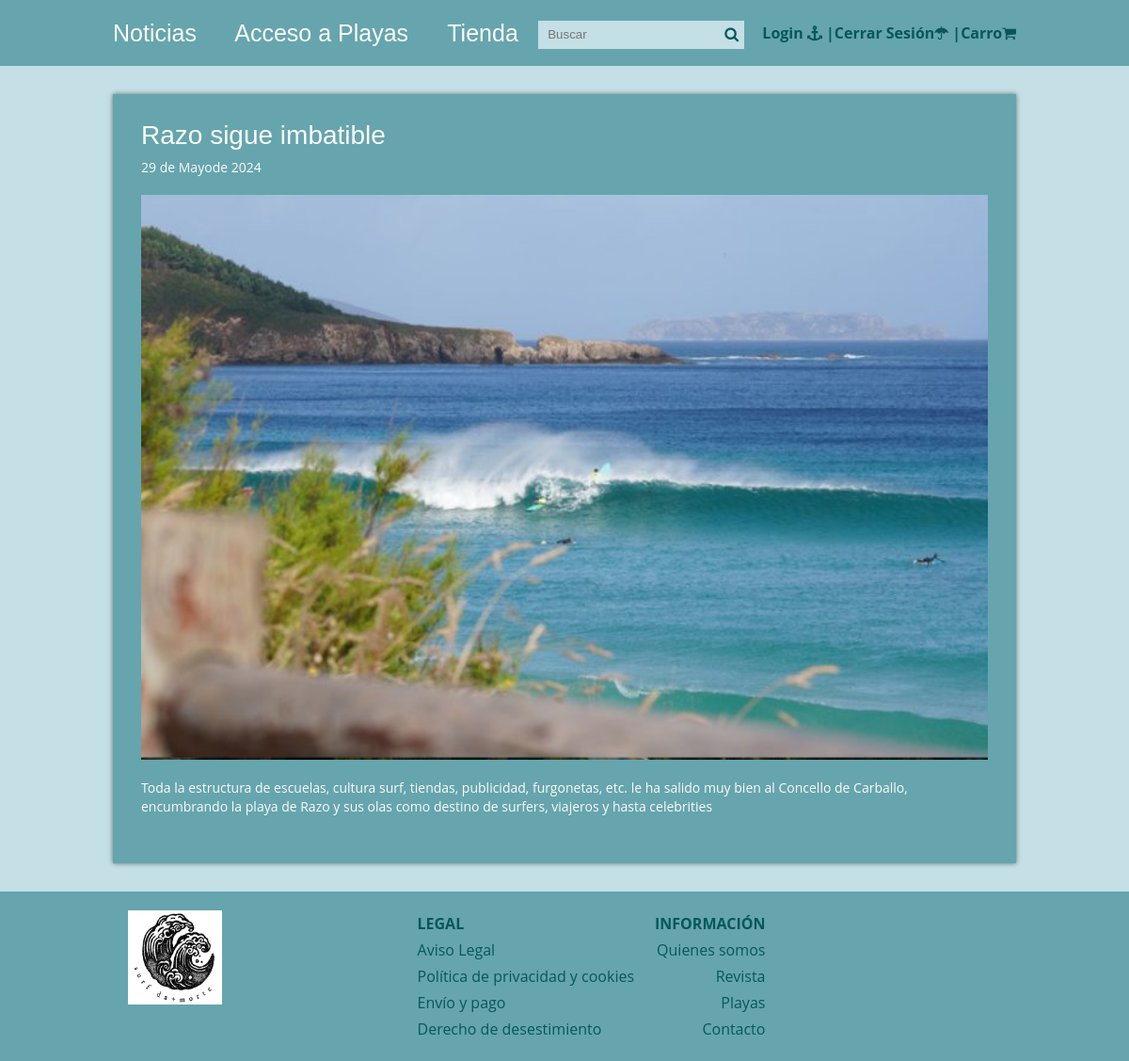
Screenshot of /single.php?id=3 with the database file from the repository.
### tables this page shows
CREATE TABLE IF NOT EXISTS Articulos (
    id INT AUTO_INCREMENT PRIMARY KEY,
    titulo VARCHAR(255) NOT NULL,
    extracto TEXT,
    fecha TIMESTAMP DEFAULT CURRENT_TIMESTAMP,
    text TEXT,
    thumb VARCHAR(255),  
    CodCategoria INT,
    FOREIGN KEY (CodCategoria) REFERENCES Categorias_Articulos(CodCategoria)
);

### single.php (called while the page is built, shortened)
<?php
require 'admin/config.php';
require 'functions.php';
$conexion = conexion($bd_config);
$id_articulo = id_articulo($_GET['id']);
$post = obtener_post_por_id($conexion, $id_articulo);
$post = $post[0];
require 'views/single.view.php';
?>

### functions.php (called while the page is built, shortened)
<?php
function limpiarDatos($datos){
    $datos = trim($datos);
     $datos = stripslashes($datos);
     $datos = htmlspecialchars($datos);
     return $datos;
}
function id_articulo($id){
    return (int)limpiarDatos($id);
}
function obtener_post_por_id($conexion, $id){
    $resultado = $conexion->query("SELECT * FROM articulos WHERE id = $id LIMIT 1");
    $resultado = $resultado->fetchAll();
    return ($resultado) ? $resultado : false;
}
function fecha($fecha){
    $timestamp = strtotime($fecha);
    $meses = ['Enero', 'Febrero', 'Marzo', 'Abril', 'Mayo', 'Junio', 'Julio', 'Agosto', 'Septiembre', 'Octubre', 'Noviembre', 'Diciembre'];
    $dia = date('d', $timestamp);
    $mes = date('m', $timestamp) - 1;
    $year = date('Y', $timestamp);
    $fecha = "$dia de " .$meses[$mes] . "de $year";
    return $fecha;
}
?>

### views/single.view.php (the view)
<?php require 'header.php'; ?>
    <div class="contenedor">
        <div class="post">
            <article>
                <h2 class="titulo"><?php  echo $post['titulo']; ?></h2>
                <p class="fecha"><?php  echo fecha($post['fecha']); ?></p>
                <div class="thumb">
                    <img src="<?php echo RUTA; ?>/imagenes/<?php  echo $post['thumb']; ?>"
                    alt="<?php  echo $post['thumb']; ?>">
                </div>
                <p class="extracto"><?php echo nl2br($post['text' ]); ?></p>
            </article>
        </div>
    </div>
    <?php  require 'footer.php' ; ?>

### css/estilos.css (style rules this page uses)
:root { --color4: #003b46; --color2: #07575b; --color3: #66a5ad; --color1: #c4dfe6; --color5: #fbfbfd; }
* { margin: 0; padding: 0; -webkit-box-sizing: border-box; -moz-box-sizing: border-box; box-sizing: border-box; }
body { font-size: 16px; font-family: 'Open Sans', sans-serif; background: var(--color1); color: var(--color2); margin: 0; }
.contenedor { max-width: 1000px; width: 80%; margin: auto; position: relative; }
.post { width: 100%; background: var(--color3); box-shadow: 0px 0px 5px rgba(0,0,0, .5); margin-bottom: 30px; padding: 30px; color: var(--color5); }
.post article .titulo { font-family: "Oswald", Arial, Sans-serif; font-size: 28px; font-weight: normal; line-height: 28px; margin-bottom: 10px; }
.post article .fecha { color: var(--color5); font-size: 14px; margin-bottom: 20px; }
.post article .thumb { margin-bottom: 20px; }
.post article .thumb img { vertical-align: top; width: 100%; }
.post article .extracto { font-size: 14px; line-height: 20px; margin-bottom: 20px; }

### css/views.css (style rules this page uses)
:root { --color3: #66a5ad; --color2: #07575b; --color4: #66a5ad; --color1: #c4dfe6; --color5: #fbfbfd; }

### rows the page displays
articulos: titulo "Razo sigue imbatible", fecha "29 de Mayode 2024", thumb (picture), text "Toda la estructura de escuelas, cultura surf, tiendas, publicidad, furgonetas, etc. le ha salido muy bien al Concello de Carballo, encumbrando la playa de Razo y sus olas como destino de surfers, viajeros y hasta celebrities"
